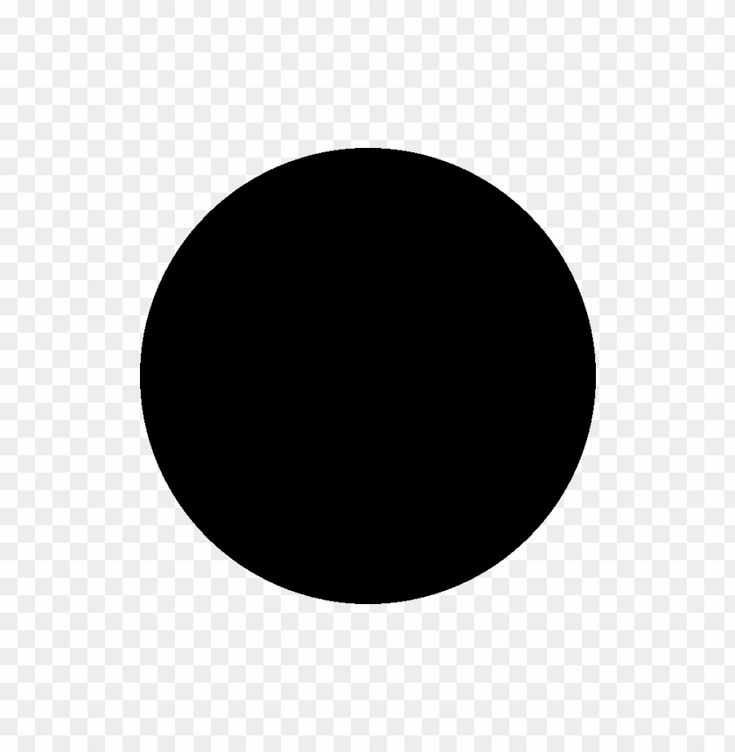
#> input picture Images/blackdot.jpg, 735 x 752 px, found by its file name
$ jupyter execute --allow-errors histogram.ipynb   (older library calls are emulated)
#> lines starting #> are read from the running program, lines starting #| are printed output that depends on the picture
[cell 1]
import cv2
import pydicom
import numpy as np
import matplotlib.pyplot as plt
import matplotlib_inline as mpimg

Reading the MRI DICOM image of brain

#> (a cell that did not finish here is left out)

#> (a cell that did not finish here is left out)

[cell 4]
bdot =cv2.imread("/home/sandzz/Documents/All documents/College/Study materials/8th sem /Medical_Image_Processing/Babaal_project/Images/blackdot.jpg",cv2.IMREAD_GRAYSCALE)
#> bdot is the input picture: shape (752, 735); min 0, max 255, mean 173
atm =cv2.imread("/home/sandzz/Documents/All documents/College/Study materials/8th sem /Medical_Image_Processing/Babaal_project/Images/atm.jpg",cv2.IMREAD_GRAYSCALE)
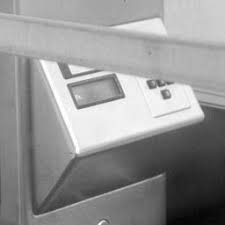
#> input picture Images/atm.jpg, 225 x 225 px, found by its file name
#> atm is the input picture: shape (225, 225); min 2, max 255, mean 147
bdot.shape
plt.imshow(atm)

Plotting the Histogram of the image

[cell 5]
import numpy as np
import cv2
import matplotlib.pyplot as plt

# Function for image histogram
def img_hist(img):
    # Normalize the pixel values to the range of 0-255 if it's not in that range
    if img.dtype != np.uint8:
        img = cv2.normalize(img, None, 0, 255, cv2.NORM_MINMAX, dtype=cv2.CV_8U)

    # Initialize histogram
    histogram = np.zeros(256, dtype=int)

    # Calculate histogram
    for row in img:
        for pixel in row:
            histogram[pixel] += 1
    return histogram

# Function for Cumulative Distribution Function
def img_cdf(histogram):
    cdf = np.zeros(256, dtype=float)

    x = 0
    for i in range(256):
        x += histogram[i]
        cdf[i] = x

    return cdf

# Load image as grayscale
img = atm
# Ensure the image is of type uint8
if img.dtype != np.uint8:
    img = cv2.normalize(img, None, 0, 255, cv2.NORM_MINMAX, dtype=cv2.CV_8U)

# Calculate histogram
hist_manual = img_hist(img)
#> after the loop in img_hist, `for row in img:`: histogram = 256 values, max 854 at index 239, min 0 at index 0, mean 197.8
#> hist_manual has the same summary as histogram in img_hist

#PLOT HISTOGRAM
# Create a plot with a 1x2 grid of subplots
plot, axes = plt.subplots(1, 2, figsize=(15, 5))
# Display the histogram formed manually
axes[0].plot(hist_manual)
axes[0].set_title("Histogram Manual")
# Display the histogram using cv2
cv_hist = cv2.calcHist([img], [0], None, [256], [0, 256])
#> cv_hist has the same summary as histogram in img_hist
axes[1].plot(cv_hist, color='b')
axes[1].set_title("CV2 histogram")

##PLOT CDF
# Plot the manual CDF
cdf = img_cdf(hist_manual)
#> the loop in img_cdf, `for i in range(256):` made 256 passes
#> x on passes 1 to 3: 0, 0, 1
#> after the loop in img_cdf, `for i in range(256):`: cdf = 256 values from 0 to 50625; x = 50625
#> cdf = 256 values from 0 to 50625
plt.figure(figsize=(15, 5))
# Plot
plt.subplot(1, 2, 1)
plt.plot(cdf)
plt.title("Manual CDF")
plt.xlabel("Pixel Intensity")
plt.ylabel("Cumulative Frequency")

#Compute CDF using cv2
#  Calculate the histogram
hist, bins = np.histogram(img.flatten(), 256, [0, 256])
#> hist has the same summary as histogram in img_hist; bins = 257 values from 0 to 256
# Calculate the CDF
cdf = hist.cumsum()
# plot
plt.subplot(1, 2, 2)
plt.plot(cdf, color='b')
plt.title('CV2 CDF')
plt.xlabel('Intensity Value')
plt.ylabel('Cumulative frequency')
plt.show()
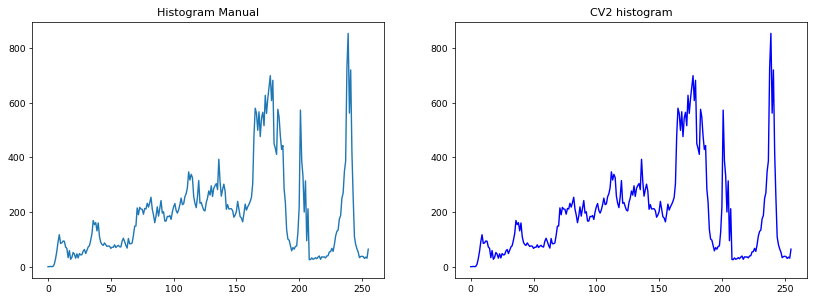
#> figure drawn by matplotlib, 2 panels; panel 1: curve peaks at x = 239, y = 854; panel 2: curve peaks at x = 239, y = 854
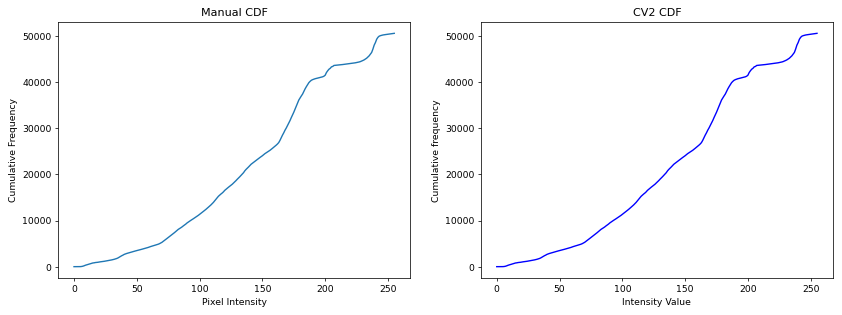
#> figure drawn by matplotlib, 2 panels; panel 1: curve peaks at x = 255, y = 50625; panel 2: curve peaks at x = 255, y = 50625

Doing Histogram Equaliaztion to the image

[cell 6]
# Function for image histogram
def img_hist(img):

    # Calculate histogram
    histogram = np.zeros(256, dtype=int)
    for row in img:
        for pixel in row:
            histogram[pixel] += 1
    return histogram

# Function for CDF
def img_cdf(histogram):
    cdf = np.zeros(256, dtype=float)
    x = 0
    for i in range(256):
        x += histogram[i]
        cdf[i] = x
    return cdf

# Load the image
img = atm
# Ensure the image is in the range 0-255
if img.dtype != np.uint8:
        img = cv2.normalize(img, None, 0, 255, cv2.NORM_MINMAX, dtype=cv2.CV_8U)
# Compute histogram
histogram = img_hist(img)

# Compute Cumulative Distribution Function
cdf = img_cdf(histogram)
#> after the loop in img_cdf, `for i in range(256):`: cdf = 256 values from 0 to 50625; x = 50625

# Normalize the CDF to the range [0, 255]
cdf_normalized = (cdf - cdf.min()) * 255 / (cdf.max() - cdf.min())
#> cdf_normalized = 256 values from 0 to 255

# Apply Transfer Function
new_pxl = cdf_normalized.astype(np.uint8)
#> new_pxl = 256 values from 0 to 255

# Mapping original pixels to equalized values
equalized_img = np.zeros_like(img)
for i in range(img.shape[0]):
    for j in range(img.shape[1]):
        equalized_img[i, j] = new_pxl[img[i, j]]
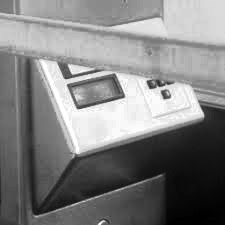
#> equalized_img: shape (225, 225); min 0, max 255, mean 127.9

# Plot histograms and images
plt.figure(figsize=(12, 10))

# Original Image
plt.subplot(2, 2, 1)
plt.title("Original Image")
plt.imshow(img, cmap='gray')
plt.axis('off')

# Equalized Image
plt.subplot(2, 2, 2)
plt.title("Equalized Image")
plt.imshow(equalized_img, cmap='gray')
plt.axis('off')

# Original Histogram
plt.subplot(2, 2, 3)
plt.title("Original Histogram")
plt.plot(histogram)

# Equalized Histogram
equalized_histogram = img_hist(equalized_img)
#> equalized_histogram = 256 values, max 854 at index 242, min 0 at index 35, mean 197.8
plt.subplot(2, 2, 4)
plt.title("Equalized Histogram")
plt.plot(equalized_histogram,color = "b")

plt.tight_layout()
plt.show()
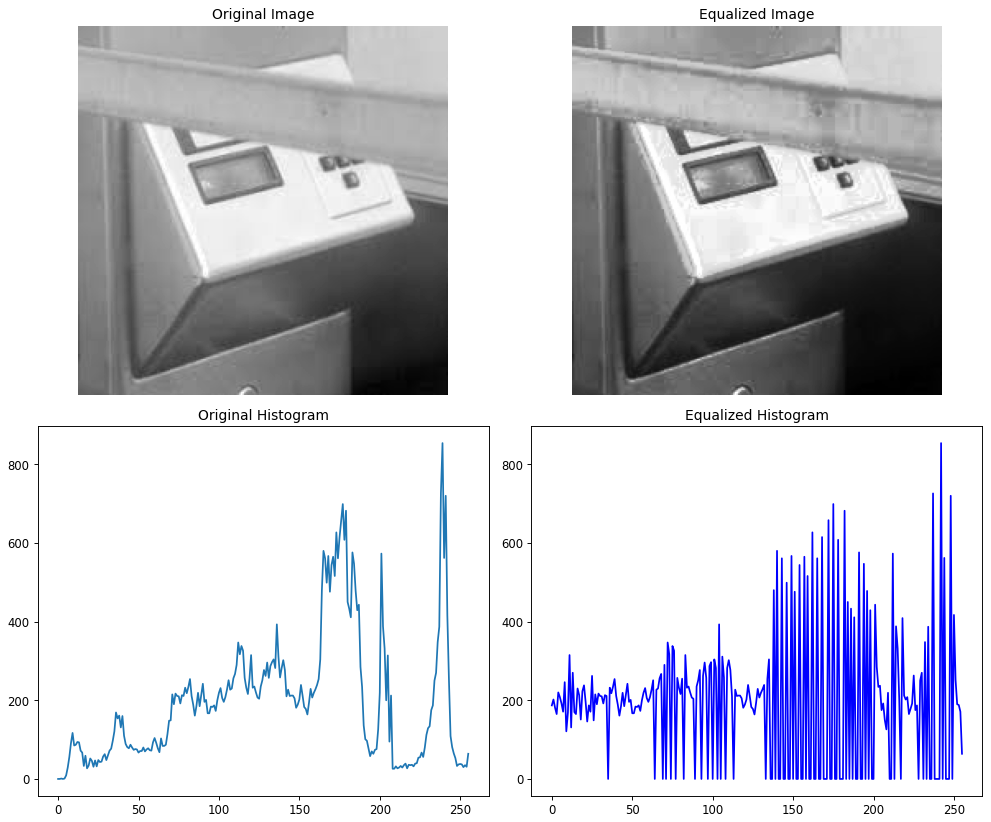
#> figure drawn by matplotlib, 4 panels; panel 3: curve peaks at x = 239, y = 854; panel 4: curve peaks at x = 242, y = 854
